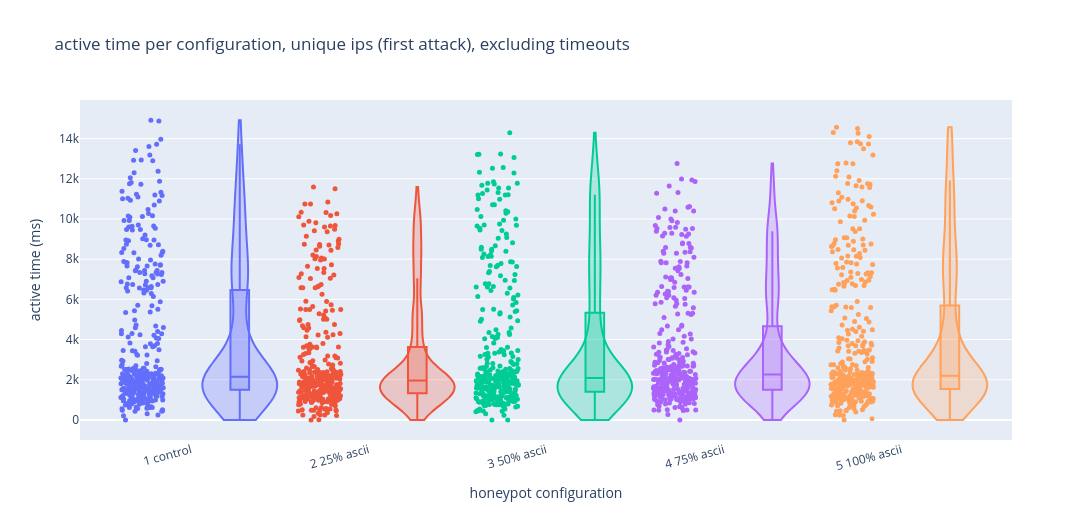

The notebook cell saved with this chart:
### Markdown cell above
## Time spent per configuration, unique IPs, excluding timeouts (active time)

Same first-attack rows. IPs whose first attack reached the time limit are omitted.

### Code cell
print(f"removed {int(first['hit_time_limit'].sum())} first attacks that reached the time limit")
print(f"remaining unique ips: {len(first_kept)}")

first_kept_trimmed = first_kept[first_kept.groupby(group_col)["active_ms"].transform(iqr_mask)]
print(f"removed {len(first_kept) - len(first_kept_trimmed)} outliers, {len(first_kept_trimmed)} unique ips remaining")

fig_time_unique_no_timeout, plot_time_unique_no_timeout = make_violin(
    first_kept_trimmed,
    "active_ms",
    "active time per configuration, unique ips (first attack), excluding timeouts",
    "active time (ms)",
)
fig_time_unique_no_timeout.show()
summary_time_unique_no_timeout = print_summary(plot_time_unique_no_timeout, "active_ms")

### Figure 1 — Plotly figure (JSON) as saved in the notebook; plotly's stock layout.template omitted (floating-point values rounded to 4 significant figures; data arrays with more than 128 entries replaced by an {"elided": "..."} marker saying what was removed)
{"data": [{"customdata": {"elided": "383 float values"}, "hovertemplate": "1 control<br>active time (ms)=%{customdata}<extra></extra>", "marker": {"color": "#636EFA", "opacity": 1, "size": 5}, "mode": "markers", "name": "1 control observations", "type": "scatter", "x": {"elided": "383 float values"}, "y": {"elided": "383 float values"}}, {"box": {"visible": true}, "fillcolor": "rgba(99, 110, 250, 0.25)", "hovertemplate": "1 control<br>active time (ms)=%{y}<extra></extra>", "line": {"color": "#636EFA", "width": 2}, "meanline": {"visible": false}, "name": "1 control distribution", "points": false, "spanmode": "hard", "type": "violin", "width": 0.42, "x": {"elided": "383 float values"}, "y": {"elided": "383 float values"}}, {"customdata": {"elided": "345 float values"}, "hovertemplate": "2 25% ascii<br>active time (ms)=%{customdata}<extra></extra>", "marker": {"color": "#EF553B", "opacity": 1, "size": 5}, "mode": "markers", "name": "2 25% ascii observations", "type": "scatter", "x": {"elided": "345 float values"}, "y": {"elided": "345 float values"}}, {"box": {"visible": true}, "fillcolor": "rgba(239, 85, 59, 0.25)", "hovertemplate": "2 25% ascii<br>active time (ms)=%{y}<extra></extra>", "line": {"color": "#EF553B", "width": 2}, "meanline": {"visible": false}, "name": "2 25% ascii distribution", "points": false, "spanmode": "hard", "type": "violin", "width": 0.42, "x": {"elided": "345 float values"}, "y": {"elided": "345 float values"}}, {"customdata": {"elided": "346 float values"}, "hovertemplate": "3 50% ascii<br>active time (ms)=%{customdata}<extra></extra>", "marker": {"color": "#00CC96", "opacity": 1, "size": 5}, "mode": "markers", "name": "3 50% ascii observations", "type": "scatter", "x": {"elided": "346 float values"}, "y": {"elided": "346 float values"}}, {"box": {"visible": true}, "fillcolor": "rgba(0, 204, 150, 0.25)", "hovertemplate": "3 50% ascii<br>active time (ms)=%{y}<extra></extra>", "line": {"color": "#00CC96", "width": 2}, "meanline": {"visible": false}, "name": "3 50% ascii distribution", "points": false, "spanmode": "hard", "type": "violin", "width": 0.42, "x": {"elided": "346 float values"}, "y": {"elided": "346 float values"}}, {"customdata": {"elided": "356 float values"}, "hovertemplate": "4 75% ascii<br>active time (ms)=%{customdata}<extra></extra>", "marker": {"color": "#AB63FA", "opacity": 1, "size": 5}, "mode": "markers", "name": "4 75% ascii observations", "type": "scatter", "x": {"elided": "356 float values"}, "y": {"elided": "356 float values"}}, {"box": {"visible": true}, "fillcolor": "rgba(171, 99, 250, 0.25)", "hovertemplate": "4 75% ascii<br>active time (ms)=%{y}<extra></extra>", "line": {"color": "#AB63FA", "width": 2}, "meanline": {"visible": false}, "name": "4 75% ascii distribution", "points": false, "spanmode": "hard", "type": "violin", "width": 0.42, "x": {"elided": "356 float values"}, "y": {"elided": "356 float values"}}, {"customdata": {"elided": "379 float values"}, "hovertemplate": "5 100% ascii<br>active time (ms)=%{customdata}<extra></extra>", "marker": {"color": "#FFA15A", "opacity": 1, "size": 5}, "mode": "markers", "name": "5 100% ascii observations", "type": "scatter", "x": {"elided": "379 float values"}, "y": {"elided": "379 float values"}}, {"box": {"visible": true}, "fillcolor": "rgba(255, 161, 90, 0.25)", "hovertemplate": "5 100% ascii<br>active time (ms)=%{y}<extra></extra>", "line": {"color": "#FFA15A", "width": 2}, "meanline": {"visible": false}, "name": "5 100% ascii distribution", "points": false, "spanmode": "hard", "type": "violin", "width": 0.42, "x": {"elided": "379 float values"}, "y": {"elided": "379 float values"}}], "layout": {"height": 520, "showlegend": false, "title": {"text": "active time per configuration, unique ips (first attack), excluding timeouts"}, "violingap": 0, "violinmode": "overlay", "width": 1300, "xaxis": {"range": [-0.35, 4.9], "tickangle": -15, "tickmode": "array", "ticktext": ["1 control", "2 25% ascii", "3 50% ascii", "4 75% ascii", "5 100% ascii"], "tickvals": [0.275, 1.275, 2.275, 3.275, 4.275], "title": {"text": "honeypot configuration"}}, "yaxis": {"title": {"text": "active time (ms)"}}}}
